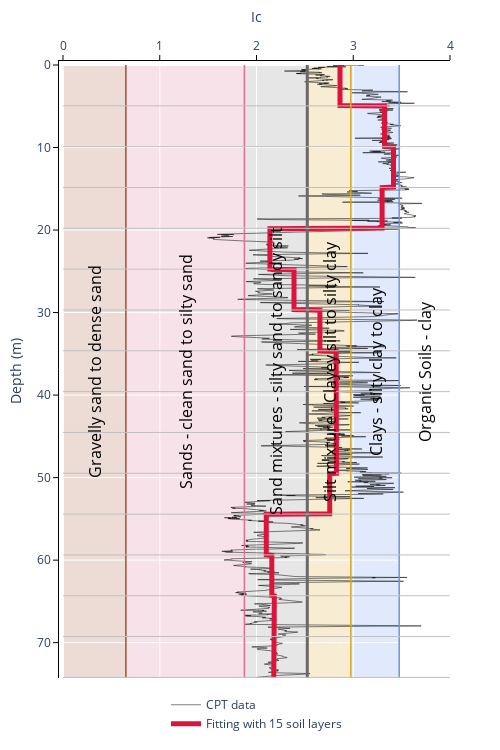

This figure's notebook cell:
### Markdown cell above
### Identify soil layers

### Code cell
cpt_data.identify_soil_layers(num_layers = 15, plot_fig = True)

### Figure 1 — Plotly figure (JSON) as saved in the notebook; plotly's stock layout.template omitted (floating-point values rounded to 4 significant figures; data arrays with more than 128 entries replaced by an {"elided": "..."} marker saying what was removed)
{"data": [{"line": {"color": "black", "width": 0.5}, "mode": "lines", "name": "CPT data", "type": "scatter", "x": {"elided": "7451 float values"}, "y": {"elided": "7451 float values"}}, {"line": {"color": "crimson", "width": 5}, "mode": "lines", "name": "Fitting with 15 soil layers", "type": "scatter", "x": {"elided": "1000 float values"}, "y": {"elided": "1000 float values"}}], "layout": {"annotations": [{"align": "center", "font": {"color": "black", "size": 16}, "showarrow": false, "text": "Gravelly sand to dense sand", "textangle": -90, "valign": "middle", "x": 0.325, "y": 37.14}, {"align": "center", "font": {"color": "black", "size": 16}, "showarrow": false, "text": "Sands - clean sand to silty sand", "textangle": -90, "valign": "middle", "x": 1.262, "y": 37.14}, {"align": "center", "font": {"color": "black", "size": 16}, "showarrow": false, "text": "Sand mixtures - silty sand to sandy silt", "textangle": -90, "valign": "middle", "x": 2.2, "y": 37.14}, {"align": "center", "font": {"color": "black", "size": 16}, "showarrow": false, "text": "Silt mixture - Clayey silt to silty clay", "textangle": -90, "valign": "middle", "x": 2.75, "y": 37.14}, {"align": "center", "font": {"color": "black", "size": 16}, "showarrow": false, "text": "Clays - silty clay to clay", "textangle": -90, "valign": "middle", "x": 3.225, "y": 37.14}, {"align": "center", "font": {"color": "black", "size": 16}, "showarrow": false, "text": "Organic Soils - clay", "textangle": -90, "valign": "middle", "x": 3.737, "y": 37.14}], "height": 750, "legend": {"x": 0.5, "xanchor": "center", "y": -0.02, "yanchor": "top"}, "margin": {"b": 50, "l": 50, "pad": 4, "r": 50, "t": 50}, "plot_bgcolor": "white", "shapes": [{"line": {"color": "sienna", "width": 1.5}, "type": "line", "x0": 0.65, "x1": 0.65, "y0": 0, "y1": 74.28}, {"line": {"color": "palevioletred", "width": 1.5}, "type": "line", "x0": 1.875, "x1": 1.875, "y0": 0, "y1": 74.28}, {"line": {"color": "dimgray", "width": 3}, "type": "line", "x0": 2.525, "x1": 2.525, "y0": 0, "y1": 74.28}, {"line": {"color": "goldenrod", "width": 1.5}, "type": "line", "x0": 2.975, "x1": 2.975, "y0": 0, "y1": 74.28}, {"line": {"color": "cornflowerblue", "width": 1.5}, "type": "line", "x0": 3.475, "x1": 3.475, "y0": 0, "y1": 74.28}, {"line": {"color": "silver", "width": 1}, "type": "line", "x0": 0, "x1": 0, "y0": 0, "y1": 0}, {"line": {"color": "silver", "width": 1}, "type": "line", "x0": 0, "x1": 4.947, "y0": 4.947, "y1": 4.947}, {"line": {"color": "silver", "width": 1}, "type": "line", "x0": 0, "x1": 9.895, "y0": 9.895, "y1": 9.895}, {"line": {"color": "silver", "width": 1}, "type": "line", "x0": 0, "x1": 14.84, "y0": 14.84, "y1": 14.84}, {"line": {"color": "silver", "width": 1}, "type": "line", "x0": 0, "x1": 19.79, "y0": 19.79, "y1": 19.79}, {"line": {"color": "silver", "width": 1}, "type": "line", "x0": 0, "x1": 24.74, "y0": 24.74, "y1": 24.74}, {"line": {"color": "silver", "width": 1}, "type": "line", "x0": 0, "x1": 29.68, "y0": 29.68, "y1": 29.68}, {"line": {"color": "silver", "width": 1}, "type": "line", "x0": 0, "x1": 34.63, "y0": 34.63, "y1": 34.63}, {"line": {"color": "silver", "width": 1}, "type": "line", "x0": 0, "x1": 39.58, "y0": 39.58, "y1": 39.58}, {"line": {"color": "silver", "width": 1}, "type": "line", "x0": 0, "x1": 44.53, "y0": 44.53, "y1": 44.53}, {"line": {"color": "silver", "width": 1}, "type": "line", "x0": 0, "x1": 49.47, "y0": 49.47, "y1": 49.47}, {"line": {"color": "silver", "width": 1}, "type": "line", "x0": 0, "x1": 54.42, "y0": 54.42, "y1": 54.42}, {"line": {"color": "silver", "width": 1}, "type": "line", "x0": 0, "x1": 59.37, "y0": 59.37, "y1": 59.37}, {"line": {"color": "silver", "width": 1}, "type": "line", "x0": 0, "x1": 64.32, "y0": 64.32, "y1": 64.32}, {"line": {"color": "silver", "width": 1}, "type": "line", "x0": 0, "x1": 69.26, "y0": 69.26, "y1": 69.26}, {"line": {"color": "silver", "width": 1}, "type": "line", "x0": 0, "x1": 74.21, "y0": 74.21, "y1": 74.21}, {"fillcolor": "sienna", "layer": "below", "line": {"width": 0}, "opacity": 0.2, "type": "rect", "x0": 0, "x1": 0.65, "y0": 0, "y1": 74.28}, {"fillcolor": "palevioletred", "layer": "below", "line": {"width": 0}, "opacity": 0.2, "type": "rect", "x0": 0.65, "x1": 1.875, "y0": 0, "y1": 74.28}, {"fillcolor": "grey", "layer": "below", "line": {"width": 0}, "opacity": 0.2, "type": "rect", "x0": 1.875, "x1": 2.525, "y0": 0, "y1": 74.28}, {"fillcolor": "goldenrod", "layer": "below", "line": {"width": 0}, "opacity": 0.2, "type": "rect", "x0": 2.525, "x1": 2.975, "y0": 0, "y1": 74.28}, {"fillcolor": "cornflowerblue", "layer": "below", "line": {"width": 0}, "opacity": 0.2, "type": "rect", "x0": 2.975, "x1": 3.475, "y0": 0, "y1": 74.28}], "width": 500, "xaxis": {"linecolor": "black", "range": [0, 4], "side": "top", "tickcolor": "black", "ticks": "outside", "title": {"text": "Ic"}}, "yaxis": {"linecolor": "black", "range": [74.28, 0], "tickcolor": "black", "ticks": "outside", "title": {"text": "Depth (m)"}}}}
